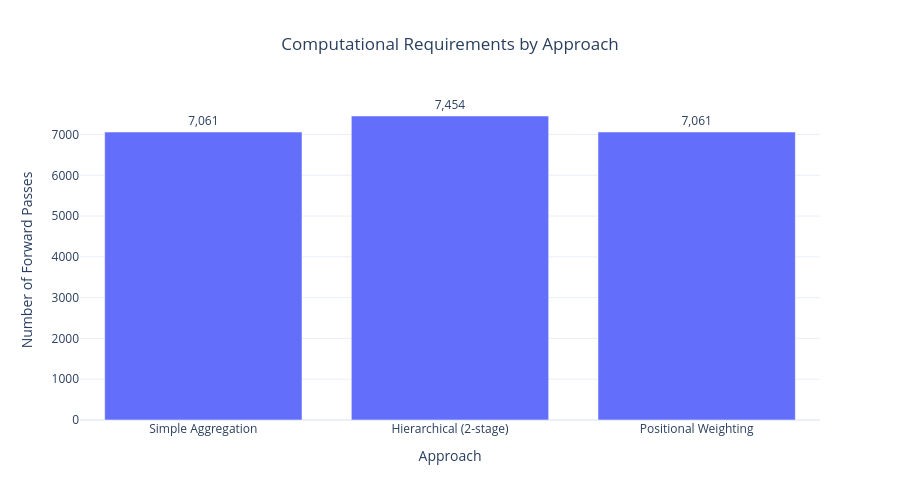

The notebook cell saved with this chart:
### Code cell
# Create computational requirements visualization
comp_data = pd.DataFrame({
    'Approach': ['Simple Aggregation', 'Hierarchical (2-stage)', 'Positional Weighting'],
    'Forward_Passes': [total_chunks, total_chunks + unique_docs, total_chunks],
    'Additional_Computation': ['None', 'Attention Mechanism', 'Weight Calculation'],
    'Memory_Efficiency': ['Standard', 'Higher (2 models)', 'Standard']
})

fig_comp = px.bar(
    comp_data,
    x='Approach',
    y='Forward_Passes',
    title='Computational Requirements by Approach',
    labels={'Forward_Passes': 'Number of Forward Passes'},
    text='Forward_Passes'
)

fig_comp.update_traces(texttemplate='%{text:,}', textposition='outside')
fig_comp.update_layout(height=500, title_x=0.5)
fig_comp.show()

### Figure 1 — Plotly figure (JSON) as saved in the notebook; plotly's stock layout.template omitted (floating-point values rounded to 4 significant figures)
{"data": [{"hovertemplate": "Approach=%{x}<br>Number of Forward Passes=%{text}<extra></extra>", "legendgroup": "", "marker": {"color": "#636efa", "pattern": {"shape": ""}}, "name": "", "orientation": "v", "showlegend": false, "text": [7061.0, 7454.0, 7061.0], "textposition": "outside", "texttemplate": "%{text:,}", "type": "bar", "x": ["Simple Aggregation", "Hierarchical (2-stage)", "Positional Weighting"], "xaxis": "x", "y": [7061, 7454, 7061], "yaxis": "y"}], "layout": {"barmode": "relative", "height": 500, "legend": {"tracegroupgap": 0}, "title": {"text": "Computational Requirements by Approach", "x": 0.5}, "xaxis": {"anchor": "y", "domain": [0, 1], "title": {"text": "Approach"}}, "yaxis": {"anchor": "x", "domain": [0, 1], "title": {"text": "Number of Forward Passes"}}}}
